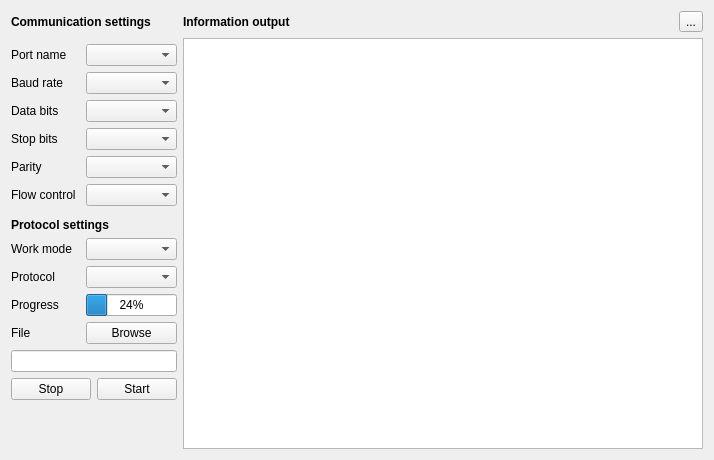
<?xml version="1.0" encoding="UTF-8"?>
<ui version="4.0">
 <class>ModemAssistant</class>
 <widget class="QWidget" name="ModemAssistant">
  <property name="geometry">
   <rect>
    <x>0</x>
    <y>0</y>
    <width>714</width>
    <height>460</height>
   </rect>
  </property>
  <property name="windowTitle">
   <string>xModem Assistant</string>
  </property>
  <layout class="QGridLayout" name="gridLayout">
   <item row="0" column="0" colspan="2">
    <widget class="QLabel" name="label_7">
     <property name="font">
      <font>
       <bold>true</bold>
      </font>
     </property>
     <property name="text">
      <string>Communication settings</string>
     </property>
    </widget>
   </item>
   <item row="5" column="1">
    <widget class="QComboBox" name="comboBoxStopBits"/>
   </item>
   <item row="0" column="3">
    <widget class="QToolButton" name="toolButtonClear">
     <property name="text">
      <string>...</string>
     </property>
     <property name="icon">
      <iconset theme="QIcon::ThemeIcon::EditDelete"/>
     </property>
    </widget>
   </item>
   <item row="3" column="0">
    <widget class="QLabel" name="label_2">
     <property name="text">
      <string>Baud rate</string>
     </property>
    </widget>
   </item>
   <item row="12" column="1">
    <widget class="QProgressBar" name="progressBar">
     <property name="sizePolicy">
      <sizepolicy hsizetype="Preferred" vsizetype="Fixed">
       <horstretch>0</horstretch>
       <verstretch>0</verstretch>
      </sizepolicy>
     </property>
     <property name="value">
      <number>24</number>
     </property>
    </widget>
   </item>
   <item row="7" column="1">
    <widget class="QComboBox" name="comboBoxFlowControl"/>
   </item>
   <item row="13" column="0">
    <widget class="QLabel" name="label_12">
     <property name="text">
      <string>File</string>
     </property>
    </widget>
   </item>
   <item row="7" column="0">
    <widget class="QLabel" name="label_5">
     <property name="text">
      <string>Flow control</string>
     </property>
    </widget>
   </item>
   <item row="11" column="0">
    <widget class="QLabel" name="label_10">
     <property name="text">
      <string>Protocol</string>
     </property>
    </widget>
   </item>
   <item row="3" column="1">
    <widget class="QComboBox" name="comboBoxBaudRate"/>
   </item>
   <item row="15" column="0" colspan="2">
    <layout class="QHBoxLayout" name="horizontalLayout">
     <item>
      <widget class="QPushButton" name="pushButtonStop">
       <property name="text">
        <string>Stop</string>
       </property>
      </widget>
     </item>
     <item>
      <widget class="QPushButton" name="pushButtonStart">
       <property name="text">
        <string>Start</string>
       </property>
      </widget>
     </item>
    </layout>
   </item>
   <item row="10" column="0">
    <widget class="QLabel" name="label_9">
     <property name="text">
      <string>Work mode</string>
     </property>
    </widget>
   </item>
   <item row="13" column="1">
    <widget class="QPushButton" name="pushButtonBrowse">
     <property name="text">
      <string>Browse</string>
     </property>
    </widget>
   </item>
   <item row="11" column="1">
    <widget class="QComboBox" name="comboBoxProtocol"/>
   </item>
   <item row="6" column="0">
    <widget class="QLabel" name="label_4">
     <property name="text">
      <string>Parity</string>
     </property>
    </widget>
   </item>
   <item row="4" column="1">
    <widget class="QComboBox" name="comboBoxDataBits"/>
   </item>
   <item row="0" column="2">
    <widget class="QLabel" name="label_13">
     <property name="sizePolicy">
      <sizepolicy hsizetype="Expanding" vsizetype="Preferred">
       <horstretch>0</horstretch>
       <verstretch>0</verstretch>
      </sizepolicy>
     </property>
     <property name="font">
      <font>
       <bold>true</bold>
      </font>
     </property>
     <property name="text">
      <string>Information output</string>
     </property>
    </widget>
   </item>
   <item row="12" column="0">
    <widget class="QLabel" name="label_11">
     <property name="text">
      <string>Progress</string>
     </property>
    </widget>
   </item>
   <item row="14" column="0" colspan="2">
    <widget class="QLineEdit" name="lineEditFileName">
     <property name="sizePolicy">
      <sizepolicy hsizetype="Preferred" vsizetype="Fixed">
       <horstretch>0</horstretch>
       <verstretch>0</verstretch>
      </sizepolicy>
     </property>
    </widget>
   </item>
   <item row="9" column="0" colspan="2">
    <widget class="QLabel" name="label_8">
     <property name="font">
      <font>
       <bold>true</bold>
      </font>
     </property>
     <property name="text">
      <string>Protocol settings</string>
     </property>
    </widget>
   </item>
   <item row="2" column="1">
    <widget class="QComboBox" name="comboBoxPortName"/>
   </item>
   <item row="4" column="0">
    <widget class="QLabel" name="label_3">
     <property name="text">
      <string>Data bits</string>
     </property>
    </widget>
   </item>
   <item row="6" column="1">
    <widget class="QComboBox" name="comboBoxParity"/>
   </item>
   <item row="5" column="0">
    <widget class="QLabel" name="label_6">
     <property name="text">
      <string>Stop bits</string>
     </property>
    </widget>
   </item>
   <item row="2" column="0">
    <widget class="QLabel" name="label">
     <property name="text">
      <string>Port name</string>
     </property>
    </widget>
   </item>
   <item row="10" column="1">
    <widget class="QComboBox" name="comboBoxWorkMode"/>
   </item>
   <item row="16" column="0">
    <widget class="QLabel" name="label_14">
     <property name="sizePolicy">
      <sizepolicy hsizetype="Preferred" vsizetype="Expanding">
       <horstretch>0</horstretch>
       <verstretch>0</verstretch>
      </sizepolicy>
     </property>
     <property name="text">
      <string notr="true"/>
     </property>
    </widget>
   </item>
   <item row="1" column="2" rowspan="16" colspan="2">
    <widget class="QTextBrowser" name="textBrowser">
     <property name="minimumSize">
      <size>
       <width>520</width>
       <height>0</height>
      </size>
     </property>
    </widget>
   </item>
  </layout>
 </widget>
 <resources/>
 <connections>
  <connection>
   <sender>toolButtonClear</sender>
   <signal>clicked()</signal>
   <receiver>textBrowser</receiver>
   <slot>clear()</slot>
   <hints>
    <hint type="sourcelabel">
     <x>728</x>
     <y>25</y>
    </hint>
    <hint type="destinationlabel">
     <x>437</x>
     <y>89</y>
    </hint>
   </hints>
  </connection>
 </connections>
</ui>
